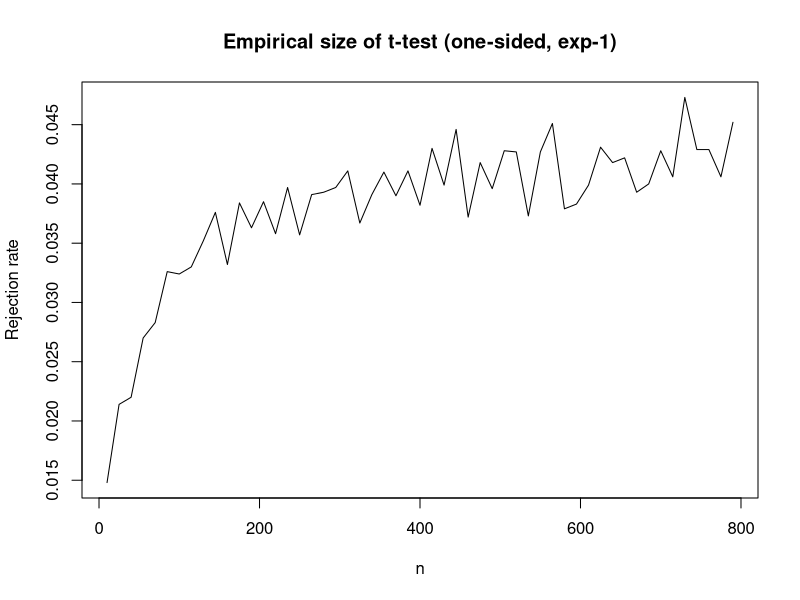

Here is the R script that generated this plot:
## ---- chunk 1
max_n <- 8e2
ns <- seq(10, max_n, by = 15)

res <- sapply(ns, \(n) {
  mean(replicate(1e4, {
    z <- rexp(n) - 1
    sqrt(n) * mean(z) / sd(z) > qt(0.95, n - 1)
  }))
})

plot(ns, res, type = "l",
     xlab = "n", ylab = "Rejection rate",
     main = "Empirical size of t-test (one-sided, exp-1)")
abline(h = 0.05, col = "red", lty = 2)
